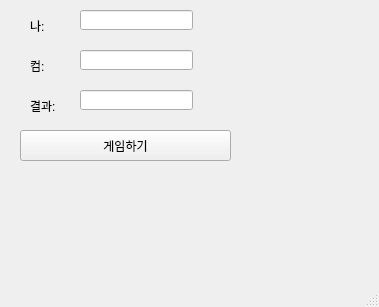
<?xml version="1.0" encoding="UTF-8"?>
<ui version="4.0">
 <class>MainWindow</class>
 <widget class="QMainWindow" name="MainWindow">
  <property name="geometry">
   <rect>
    <x>0</x>
    <y>0</y>
    <width>379</width>
    <height>307</height>
   </rect>
  </property>
  <property name="windowTitle">
   <string>MainWindow</string>
  </property>
  <widget class="QWidget" name="centralwidget">
   <widget class="QLabel" name="lb1">
    <property name="geometry">
     <rect>
      <x>30</x>
      <y>20</y>
      <width>56</width>
      <height>12</height>
     </rect>
    </property>
    <property name="text">
     <string>나:</string>
    </property>
   </widget>
   <widget class="QLabel" name="lb2">
    <property name="geometry">
     <rect>
      <x>30</x>
      <y>60</y>
      <width>56</width>
      <height>12</height>
     </rect>
    </property>
    <property name="text">
     <string>컴:</string>
    </property>
   </widget>
   <widget class="QLabel" name="lb3">
    <property name="geometry">
     <rect>
      <x>30</x>
      <y>100</y>
      <width>56</width>
      <height>12</height>
     </rect>
    </property>
    <property name="text">
     <string>결과:</string>
    </property>
   </widget>
   <widget class="QLineEdit" name="lemine">
    <property name="geometry">
     <rect>
      <x>80</x>
      <y>10</y>
      <width>113</width>
      <height>20</height>
     </rect>
    </property>
   </widget>
   <widget class="QLineEdit" name="lecom">
    <property name="geometry">
     <rect>
      <x>80</x>
      <y>50</y>
      <width>113</width>
      <height>20</height>
     </rect>
    </property>
   </widget>
   <widget class="QLineEdit" name="leresult">
    <property name="geometry">
     <rect>
      <x>80</x>
      <y>90</y>
      <width>113</width>
      <height>20</height>
     </rect>
    </property>
   </widget>
   <widget class="QPushButton" name="pb">
    <property name="geometry">
     <rect>
      <x>20</x>
      <y>130</y>
      <width>211</width>
      <height>31</height>
     </rect>
    </property>
    <property name="text">
     <string>게임하기</string>
    </property>
   </widget>
  </widget>
  <widget class="QMenuBar" name="menubar">
   <property name="geometry">
    <rect>
     <x>0</x>
     <y>0</y>
     <width>379</width>
     <height>21</height>
    </rect>
   </property>
  </widget>
  <widget class="QStatusBar" name="statusbar"/>
 </widget>
 <resources/>
 <connections/>
</ui>
